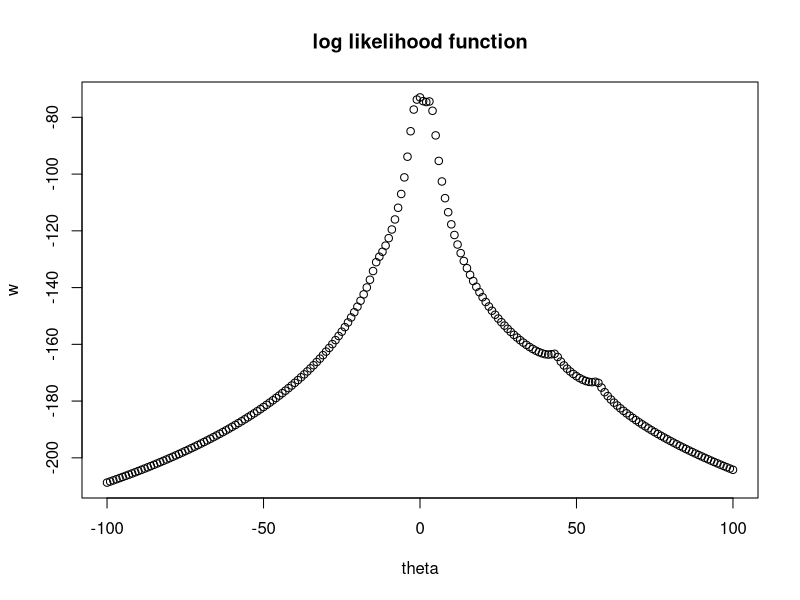
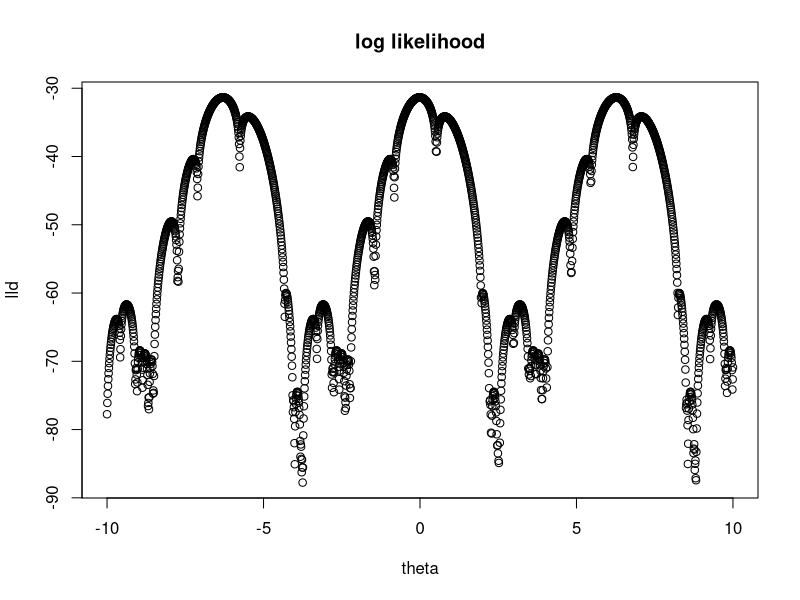

These figures' R source, in order:
# data points
x = c(-13.87, -2.53, -2.44, -2.40, -1.75, -1.34, -1.05, -0.23, -0.07, 
       0.27, 1.77, 2.76, 3.29, 3.47, 3.71, 3.80, 4.24, 4.53, 43.21, 56.75)

# test vector for theta
theta = seq(-100,100,1)

# function for log of Cauchy distribution
mylog = function(x, theta){
  n = length(x)
  return(-n*log(pi) - sum(log(1+(theta-x)^2)))
}

# create vector applying the function to the theta
w = sapply(theta, function(y) mylog(x, y))

# plot
plot(theta, w, main = "log likelihood function")


# 1d MLE using Newton-Raphson method
# create a function for the first log derivative
mylog1 = function(x, theta){
  n = length(x)
  return(-2*sum((theta-x)/(1+(theta-x)^2)))
}

# create a function for the second log derivative
mylog2 = function(x, theta){
  n = length(x)
  return(-2*sum((1-(theta-x)^2)/((1+(theta-x)^2)^2)))
}

# function h

h = function(x, theta){
  return(mylog1(x, theta)/mylog2(x, theta))
}

# create the Newton-Raphson function using the previous functions
nr = function(x, theta_int, cutoff){
  theta_new = theta_int
  theta_old = theta_int + 9999
  while(abs(theta_old-theta_new)>cutoff){
  theta_old = theta_new
  theta_new = theta_old + h(x, theta_old)
  }
  return(theta_new)
}

nr(x, 4, 0.0001)

# second set of data points
x2 = c(-11, -1, 0, 1.4, 4.1, 4.8, 7, 8, 38)

sapply(x2, function(y) nr(x,y,0.0001))

# 1e

# function h2, for fisher scoring method

h2 = function(x, theta){
  n = length(x)
  return(mylog1(x, theta)/(n/2))
}

nr2 = function(x, theta_int, cutoff){
  theta_new = theta_int
  theta_old = theta_int + 9999
  while(abs(theta_old-theta_new)>cutoff){
    theta_old = theta_new
    theta_new = theta_old + h2(x, theta_old)
  }
  return(theta_new)
}

theta_fsc = sapply(x2, function(y) nr2(x,y,0.0001))
theta_finalized = sapply(theta_fsc, function(y) nr(x,y,0.0001))
theta_finalized

#2

x3 = c(0.52, 1.96, 2.22, 2.28, 2.28, 2.46, 2.50, 2.53, 2.54, 2.99, 3.47, 3.53, 3.70, 3.88, 3.91, 4.04, 4.06, 4.82, 4.85, 5.46)

# log likelihood for the pdf
logfnc = function(x, theta){
    n = length(x)
    return(sum(log(1-cos(x-theta)))-n*log(2*pi))
}

theta = seq(-10, 10, 0.01)

lld = sapply(theta, function(y) logfnc(x3,y))
plot(theta, lld, main = "log likelihood")

# 2c
dlpdf = function(x, theta){
  return(-sum(sin(x-theta)/(1-cos(x-theta))))
}

d2lpdf = function(x, theta){
  return(sum(cos(x-theta)/(1-cos(x-theta))^2))
}

# function h2

h2 = function(x, theta){
  return(dlpdf(x, theta)/d2lpdf(x, theta))
}

# create the Newton-Raphson function using the previous functions
nrmle = function(x, theta_int, cutoff){
  theta_new = theta_int
  theta_old = theta_int + 9999
  while(abs(theta_old-theta_new)>cutoff){
    theta_old = theta_new
    theta_new = theta_old + h2(x, theta_old)
  }
  return(theta_new)
}

nrmle(x3, asin(mean(x3)-pi), 0.0001)

# 2d

nrmle(x3, -2.7, 0.0001)
nrmle(x3, 2.7, 0.0001)

# 2e

theta_test = c(-pi, ppoints(198)*2*pi-pi, pi)
theta_select = sapply(theta_test, function(y) nrmle(x3, y, 0.0001))

split(theta_test, round(theta_select, 1))

# 3
x4 = c(0.02, 0.06, 0.11, 0.22, 0.56, 1.10, 0.02, 0.06, 0.11, 0.22, 0.56, 1.10)
y = c(47, 97, 123, 152, 191, 200, 76, 107, 139, 159, 201, 207)
ystar = 1/y
u = 1/x4
fit1 = lm(ystar~u)
fit1
beta0 = 0.0051072
beta1 = 0.0002472
theta1_int = 1/beta0
theta2_int = beta1*theta1_int
theta1_int
theta2_int

# 3b

fnc0 = function(x, y, theta1, theta2){
  return(sum((y-theta1*x/(x+theta2))^2))
}

fnc1 = function(x,y,theta1,theta2){
  return(-2*sum(x*y)+2*sum((theta1*x^2)/(x+theta2)))
}

fnc2 = function(x,y,theta1,theta2){
  return(sum(2*(y-((theta1*x)/(x+theta2)))*((theta1*x)/(x+theta2)^2)))
}

fnc3 = function(x,y,theta1,theta2){
  return(c(fnc1(x,y,theta1,theta2),fnc2(x,y,theta1,theta2)))
}

fnc4 = function(x,theta2){
  return(2*sum(x^2/(x+theta2)))
}

fnc5 = function(x,y,theta1,theta2){
  return(-2*sum((2*y*theta1*x)/(x+theta2)^3)+3*sum((2*theta1^2*x^2)/(x+theta2)^4))
}

fnc6 = function(x,theta1,theta2){
  return(-2*sum(theta1*x^2/(x+theta2)^2))
}

fnc7 = function(x,y,theta1,theta2){
  return(matrix(c(fnc4(x,theta2), fnc6(x,theta1,theta2), fnc6(x,theta1,theta2), fnc5(x,y,theta1,theta2)), ncol = 2))
}

h = function(x, y, theta1, theta2){
  return(solve(fnc7(x, y, theta1, theta2)) %*% fnc3(x, y, theta1, theta2))
}

nr_mult = function(x, y, theta1_int, theta2_int, cutoff){
  theta1_new = theta1_int
  theta2_new = theta2_int
  theta1_old = theta1_int + 9999
  theta2_old = theta2_int + 9999
  while(abs(theta1_old-theta1_new)+abs(theta2_old-theta2_new)>cutoff){
    theta1_old = theta1_new
    theta2_old = theta2_new
    theta_new = c(theta1_old, theta2_old) - h(x, y, theta1_old, theta2_old)
    theta1_new = theta_new[1]
    theta2_new = theta_new[2]
  }
  return(theta_new)
}

nr_mult(x4, y, theta1_int, theta2_int, 0.0001)

# 3c

SA = function(x, y, theta1_int, theta2_int, alpha, cutoff){
  theta1_new = theta1_int
  theta2_new = theta2_int
  theta1_old = theta1_int + 9999
  theta2_old = theta2_int + 9999
  while(abs(theta1_old-theta1_new)>cutoff | abs(theta2_old-theta2_new)>cutoff){
    theta1_old = theta1_new
    theta2_old = theta2_new
    theta_new = c(theta1_old, theta2_old) - alpha*fnc3(x, y, theta1_old, theta2_old)
    theta1_new = theta_new[1]
    theta2_new = theta_new[2]
    Fval_old = fnc0(x, y, theta1_old, theta2_old)
    Fval_new = fnc0(x, y, theta1_new, theta2_new)
    #if (Fval_new<Fval_old) alpha = alpha/2
    alpha = alpha/2
    print(c(theta1_new, theta2_new))
  }
  return(theta_new)
}

SA(x4, y, theta1_int, theta2_int, 0.000001, 0.1)

# 3d

A = function(x, theta1, theta2){
  return(cbind(x/(x+theta2), -1*theta1*x/(x+theta2)^2))
}

z = function(x, y, theta1, theta2){
  return(y-theta1*x/(x+theta2))
}

GN = function(x, y, theta1_int, theta2_int, cutoff){
  theta1_new = theta1_int
  theta2_new = theta2_int
  theta1_old = theta1_int + 9999
  theta2_old = theta2_int + 9999
  while(abs(theta1_old-theta1_new)>cutoff | abs(theta2_old-theta2_new)>cutoff){
    theta1_old = theta1_new
    theta2_old = theta2_new
    theta_new = c(theta1_old, theta2_old) + solve(t(A(x, theta1_old, theta2_old))%*%A(x, theta1_old, theta2_old))%*%t(A(x, theta1_old, theta2_old))%*%z(x, y, theta1_old, theta2_old)
    theta1_new = theta_new[1]
    theta2_new = theta_new[2]
    print(c(theta1_new, theta2_new))
  }
  return(theta_new)
}

GN(x4, y, theta1_int, theta2_int, 0.0001)



